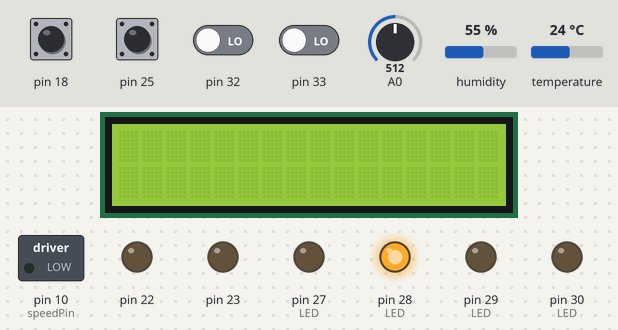
A sketch run on a simulated Arduino Mega 2560, built with avr-gcc and run on an emulated ATmega2560. Parts: 16×2 character LCD, switched loads named in the sketch (green lamp = pin HIGH), output pins drawn as LEDs (lit = HIGH). Inputs (shaded band) come from the test bench; at power-on: pin 25 HIGH, pin 18, pin 32, pin 33 LOW, A0 = 512, humidity 55 %, temperature 24 °C. The local clock reads 2024-03-15 10:24:30 at power-on unless the sketch sets it; what the sketch prints to the serial monitor is not drawn.

Above: at 1.2 s.
1.3 s: pin 18 driven HIGH
4.2 s: pin 18 pulsed LOW 5 times (0.12 s each, 0.3 s apart)
Timing chart, 0 to 7.2 s (numbered marks = the images above; inputs shaded):
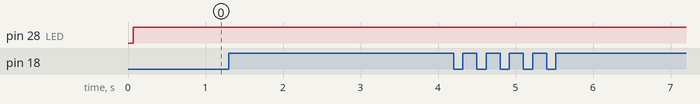

The sketch:

cJones_Final.ino
```cpp
//Colby Jones
//11-16-2025
//CPE 301, Section 1001
//Group 16
//Final project: Create a simulation of a swamp cooler
//Allowed to use Arduino libraries for the stepper motor,
//LCD, clock and temp/humidity sensor.
#include <LiquidCrystal.h>
#include <Stepper.h>
#include <dht.h>
#include <RTClib.h>
#define RDA 0x80
#define TBE 0x20

//counter
volatile unsigned char *myTCCR1A = (unsigned char *)0x80;
volatile unsigned char *myTCCR1B = (unsigned char *)0x81;
volatile unsigned char *myTCCR1C = (unsigned char *)0x82;
volatile unsigned char *myTIMSK1 = (unsigned char *)0x6F;
volatile unsigned int *myTCNT1 = (unsigned int *)0x84;
volatile unsigned char *myTIFR1 = (unsigned char *)0x36;

//USB communication
volatile unsigned char *myUCSR0A = (unsigned char *)0x00C0;
volatile unsigned char *myUCSR0B = (unsigned char *)0x00C1;
volatile unsigned char *myUCSR0C = (unsigned char *)0x00C2;
volatile unsigned int  *myUBRR0  = (unsigned int *) 0x00C4;
volatile unsigned char *myUDR0   = (unsigned char *)0x00C6;

//ADC Registers
volatile unsigned char* my_ADMUX = (unsigned char*) 0x7C;
volatile unsigned char* my_ADCSRB = (unsigned char*) 0x7B;
volatile unsigned char* my_ADCSRA = (unsigned char*) 0x7A;
volatile unsigned int* my_ADC_DATA = (unsigned int*) 0x78;

//Ports
unsigned char* ddr_b = (unsigned char*) 0x24;
unsigned char* port_b = (unsigned char*) 0x25;
unsigned char* pin_b = (unsigned char*) 0x23;
unsigned char* ddr_h = (unsigned char*) 0x101;
unsigned char* port_h = (unsigned char*) 0x102;
unsigned char* pin_a = (unsigned char*) 0x20;
unsigned char* ddr_a = (unsigned char*) 0x21;
unsigned char* port_a = (unsigned char*) 0x22;
unsigned char* pin_c = (unsigned char*) 0x26;
unsigned char* ddr_c = (unsigned char*) 0x27;
unsigned char* port_c = (unsigned char*) 0x28;
unsigned char* pin_d = (unsigned char*) 0x29;
unsigned char* ddr_d = (unsigned char*) 0x30;
unsigned char* port_d = (unsigned char*) 0x31;

//assigns ports for LCD
const int RS = 12, EN = 11, D4 = 5, D5 = 4, D6 = 3, D7 = 2;
LiquidCrystal lcd(RS, EN, D4, D5, D6, D7);

//assigns port for DHT
dht DHT;
#define DHT11_PIN 24

//defines step motor steps, defines pins for step motor
const int stepsPerRevolution = 2038;
Stepper myStepper= Stepper(stepsPerRevolution, 6, 8, 7, 9);

//RTC clock
RTC_DS3231 rtc;

void setup() {
  U0init(9600);
  //sets up the timer
  setup_timer_regs();
  adc_init();
  //RTC clock
  rtc.begin();
  //recalibates clock
  //rtc.adjust(DateTime(__DATE__, __TIME__));
  attachInterrupt(digitalPinToInterrupt(18), pressChk, RISING);

  //LCD
  lcd.begin(16,2);

  //adc
  //port Section
  //DC motor ports
  DDRB |= (1<< PB4);//ENA
  DDRA |= (1<< PA0);//IN2
  DDRA |= (1<< PA1);//IN1

  // start/stop button
  DDRD &= ~(1<< PD3);
  //reset button
  DDRA &= ~(1<< PA3);
  PORTA |=(1 << PA3);

  //tilt up/down buttons
  //dwn
  DDRC &= ~(1<< PC5);
  //up
  DDRC &= ~(1<< PC4);

  //LEDs
  DDRA |= (1<< PA5);//redLED
  DDRA |= (1<< PA6);//yellowLED
  DDRA |= (1<< PA7);//greenLED
  DDRC |= (1<< PC7);//blueLED

}

int speedPin= 10;
//int to track on/off button
volatile int buttonTrk= 0;
//variables to keep track of cooler on/ off status. Outside of loop to prevent overwriting variables
int coolStatus= -1;
bool repeat= false;
bool errorLoop;

//reports humidity and temperature every minute, will not activate until interval value is reached
long interval= 60000;
//2 seciond delay for DHT(bug)
long dhtInterval=2000;
unsigned long prevMillis= 0;
unsigned long dhtmillis=0;
int temp=0;
void loop(){
  // main sturcture of system
  //four main states
  //states can be switched depending on temp, humidity, threshold, etc.
  unsigned short wtrLvl;

  //integer variable to calculate the value that is considered "low voltage/low water level"
  //This is converted to a value between 0 and 1023.
  unsigned int levelThreshold= (1.25/5)*1023;

  unsigned long currentMillis = millis();
  if (currentMillis - dhtmillis >= dhtInterval) {
    dhtmillis = currentMillis;

    int chk = DHT.read11(DHT11_PIN);
  }

  //for all states except disabled
  //determines if user input is start/stop using int buttonTrk
  if(buttonTrk % 2 !=0){
    //if the reset button is pressed, the loop is stopped. It will return to this loop of the water level is still too low.
    wtrLvl= adc_read(0);
    //State 3, Error
    if(wtrLvl<= levelThreshold){
      //motor is off, regardless of water temp reading.
      //press a reset button to return to Idle is the water level is high enough.
      //checks if message was already sent
      if(coolStatus==0){
        repeat= true;
      }
      else{
        coolStatus= 0;
        repeat= false;
        lcd.clear();
      }

      //Error message on LCD, Red LED on(others off).
      errorLoop= true;

      //DC motor off
      PORTA &= ~(1<< PA0);
      PORTA &= ~(1<< PA1);
      analogWrite(speedPin, 0);

      //generates error message
      lcd.setCursor(0,0);
      lcd.print("Error: Water");
      lcd.setCursor(0,1);
      lcd.print("Level Low");

      //Red LED activates, others off
      PORTA |= (1<< PA5);
      PORTA &= ~(1<< PA6);
      PORTA &= ~(1<< PA7);
      PORTC &= ~(1<< PC7);
    }
    //state 4, Running
    else if((int)DHT.temperature>= 23&& !errorLoop){
      //checks if message was already sent
      if(coolStatus==1){
        repeat= true;
      }
      else{
        coolStatus= 1;
        repeat= false;
      }

      //fan motor turns on. If temp> threshold, move to Idle state.
      //DC motor off
      PORTA |= (1<< PA0);
      PORTA &= ~(1<< PA1);
      analogWrite(speedPin, 255);

      //If the water level< threshold, move to Error state.
      //Blue LED on.
      PORTA &= ~(1<< PA5);
      PORTA &= ~(1<< PA6);
      PORTA &= ~(1<< PA7);
      PORTC |= (1<< PC7);
    }
    //state 2, Idle
    //use the clock to create time stamps to Serial Monitor.
    //water level is continuously monitored. If the water level is too low, move to Error state.
    //Green LED is on.
    else if(!errorLoop){
      //activates if system not in error, considered idle.
      PORTA |= (1<< PA7);
      PORTC &= ~(1<< PC7);
      //DC motor off
      PORTA &= ~(1<< PA0);
      PORTA &= ~(1<< PA1);
      analogWrite(speedPin, 0);

      //checks if message was already sent
      if(coolStatus==0){
        repeat= true;
      }
      else{
        coolStatus= 0;
        repeat=false;
      }

      PORTA &= ~(1<< PA5);
      PORTA &= ~(1<< PA6);
      PORTA |= (1<< PA7);
      PORTC &= ~(1<< PC7);
    }
    //if up button is pressed, the stepper motor moves ccw. If both are pressed, inputs cancel out
    //stepper motor wil rotate until buttons are not pressed.
    if(PINC & (1<< PC5)){
      myStepper.setSpeed(5);
      myStepper.step(-5);
      temp= 2;
    }
    //if down button is pressed,the stepper motor moves cw
    else if(PINC & (1<< PC4)){
      myStepper.setSpeed(5);
      myStepper.step(5);
      temp= 1;
    }
    else{
      sendMotorMsg(temp);// sends to function that displays direction the stepper motor moved in. 1= ccw, 2= cw, 0= not sending message
      temp=0;
    }

    unsigned long currentMillis2= millis();
    if(!errorLoop){
      if(currentMillis2-prevMillis >= interval){
        prevMillis=currentMillis2;
        //function to report temp/humidity to LCD
        displayHumTemp();
      }
    }
    //reset button implementation
    if(PINA & (1 << PA3)){
      buttonTrk++;
      errorLoop= false;
      coolStatus= -1;
      lcd.clear();
    }

  }
  //State 1, Disabled
  //Initial conditons, Fan is off, Yellow LED is on
  //water temp not recorded.
  else{
    lcd.clear();
    if(coolStatus==0){
      repeat= true;
    }
    else{
      coolStatus= 0;
      repeat= false;
    }
    //DC motor off
    PORTA &= ~(1<< PA0);
    PORTA &= ~(1<< PA1);
    analogWrite(speedPin, 0);

    PORTA &= ~(1<< PA5);
    PORTA |= (1<< PA6);
    PORTA &= ~(1<< PA7);
    PORTC &= ~(1<< PC7);
  }

  //checks if repeat= true, prevents messages sent every loop
  if(repeat!=true){
    switch(coolStatus){
      case 0:
        U0putChar('C'); U0putChar('o'); U0putChar('o'); U0putChar('l'); U0putChar('e'); U0putChar('r');
        U0putChar(' '); U0putChar('o'); U0putChar('f'); U0putChar('f'); U0putChar(':'); U0putChar('\n');
        serialMessageDate();
        break;
      case 1:
        U0putChar('C'); U0putChar('o'); U0putChar('o'); U0putChar('l'); U0putChar('e'); U0putChar('r');
        U0putChar(' '); U0putChar('o'); U0putChar('n'); U0putChar(':'); U0putChar('\n');
        serialMessageDate();
        break;
    }
  }
}
void sendMotorMsg(int di){
  if(di==1){
    U0putChar('V'); U0putChar('e'); U0putChar('n'); U0putChar('t'); U0putChar(' ');
    U0putChar('R'); U0putChar('o'); U0putChar('t'); U0putChar('a'); U0putChar('t'); U0putChar('e'); U0putChar('d'); U0putChar(' ');
    U0putChar('C'); U0putChar('W'); U0putChar('\n');
    serialMessageDate();
  }
  else if(di==2){
    U0putChar('V'); U0putChar('e'); U0putChar('n'); U0putChar('t'); U0putChar(' ');
    U0putChar('R'); U0putChar('o'); U0putChar('t'); U0putChar('a'); U0putChar('t'); U0putChar('e'); U0putChar('d'); U0putChar(' ');
    U0putChar('C');  U0putChar('C'); U0putChar('W'); U0putChar('\n');
    serialMessageDate();
  }
}
void U0init(int U0baud)
{
 unsigned long FCPU = 16000000;
 unsigned int tbaud;
 tbaud = (FCPU / 16 / U0baud - 1);
 *myUCSR0A = 0x20;
 *myUCSR0B = 0x18;
 *myUCSR0C = 0x06;
 *myUBRR0  = tbaud;
}

unsigned char U0kbhit()
{
  if(!(*myUCSR0A & (1<< 7))){
    return false;
  }
  return true;
}

unsigned char U0getChar()
{
  return *myUDR0;
}

void U0putChar(unsigned char U0pdata)
{
  while(!(*myUCSR0A & (1<< 5)));
  *myUDR0= U0pdata;
}

void adc_init()
{
  // Configure ADCSRA:
  // ADEN: Enable ADC
  // ADPS2, ADPS1, ADPS0: Set prescaler to 128 (for 16MHz clock, 125kHz ADC clock)
  ADCSRA = (1 << ADEN) | (1 << ADPS2) | (1 << ADPS1) | (1 << ADPS0);

  // Configure ADMUX:
  // REFS0: Set AVCC as reference (with external capacitor at AREF)
  // MUX bits: Select ADC channel A0 (all MUX bits 0)
  ADMUX = (1 << REFS0); // A0 is default if MUX bits are 0
}
unsigned int adc_read(unsigned char adc_channel_num) //work with channel 0
{
  // Start ADC conversion
  ADCSRA |= (1 << ADSC);

  // Wait for conversion to complete
  while (ADCSRA & (1 << ADSC));

  // Read the 10-bit result
  // Read ADCL first, then ADCH
  uint16_t adc_value = ADCL;
  adc_value |= (ADCH << 8);
  return adc_value;
}
void displayHumTemp(){
  lcd.clear();
  lcd.setCursor(0,0);
  lcd.print("Humidity: ");
  lcd.setCursor(12, 0);
  lcd.print((int)DHT.humidity);
  lcd.setCursor(15, 0);
  lcd.print("%");
  lcd.setCursor(0,1);
  lcd.print("Air temp: ");
  lcd.setCursor(12, 1);
  lcd.print((int)DHT.temperature);
  lcd.setCursor(15,1);
  lcd.print("C");
}

void serialMessageDate(){
  DateTime now= rtc.now();

  //displays year, month, day, hour, minute, and second approximation using RTC clock
  intToDivChar(now.month(),2); U0putChar('/'); intToDivChar(now.day(),2); U0putChar('/'); intToDivChar(now.year(),4);
  U0putChar(' '); U0putChar('@'); U0putChar(' ');
  intToDivChar(now.hour(),2); U0putChar(':'); intToDivChar(now.minute(),2);
  U0putChar('.'); intToDivChar(now.second(),2); U0putChar('\n');
}

void setup_timer_regs()
{
  // setup the timer control registers
  *myTCCR1A= 0x00;
  *myTCCR1B= 0X00;
  *myTCCR1C= 0x00;

  // reset the TOV flag
  *myTIFR1 |= (1<< TOV1);

  // enable the TOV interrupt
  *myTIMSK1 |=TOIE1;
}

void pressChk(){
  if(!errorLoop){
    buttonTrk++;
  }
}
//divides each number into its possible digits, then sends each character one at a time through the USB
void intToDivChar(int num, int digTotal){
  unsigned char d[digTotal];
  int i, j= 0;
  while(num > 0){
    int digit = num % 10;
    d[i] = digit + '0';
    num /= 10;
    i++;
  }
  for (int j = i - 1; j >= 0; j--) {
        U0putChar(d[j]);
    }
}
```
